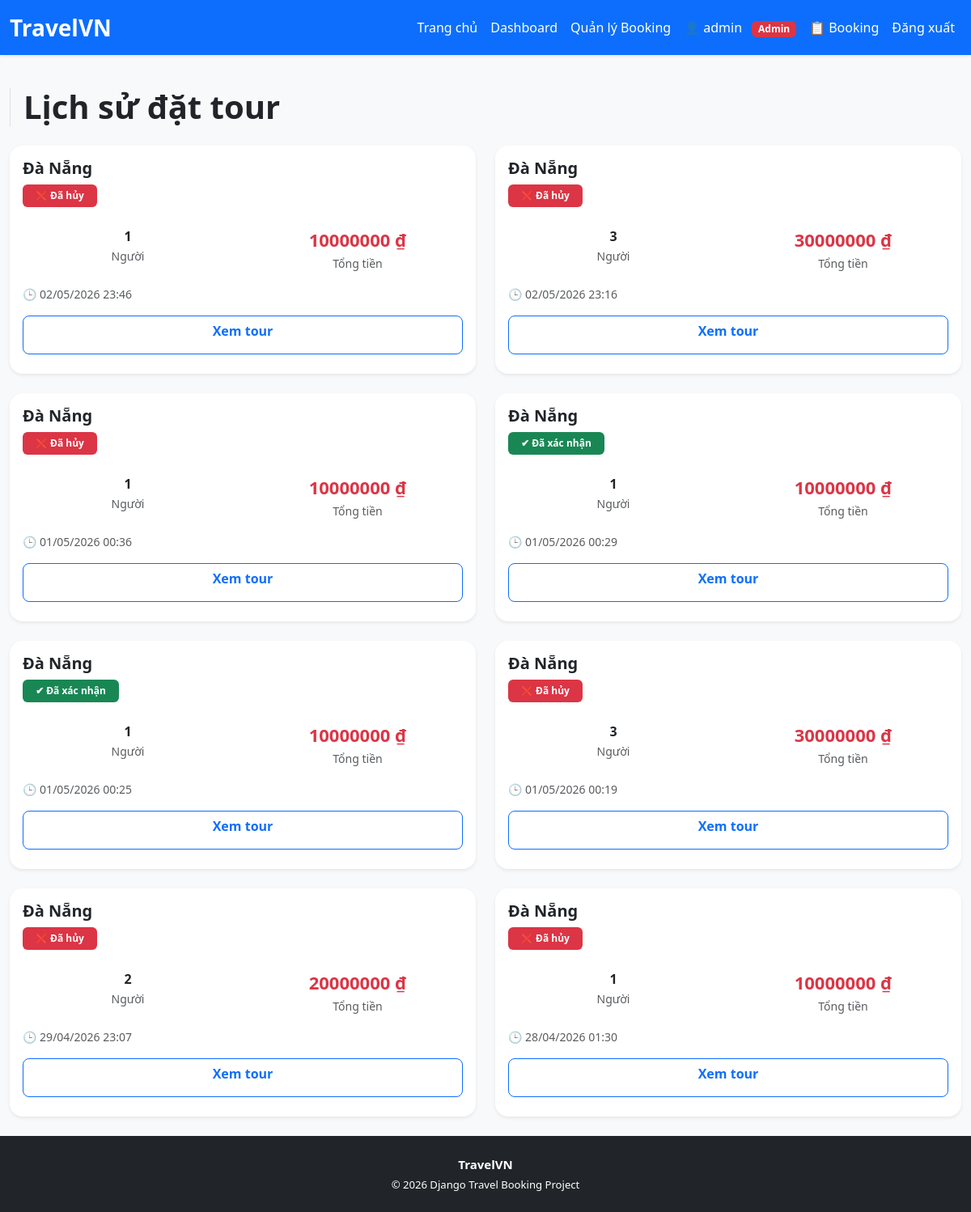
/bookings/history/ (signed in), run on an earlier commit of the app's database.
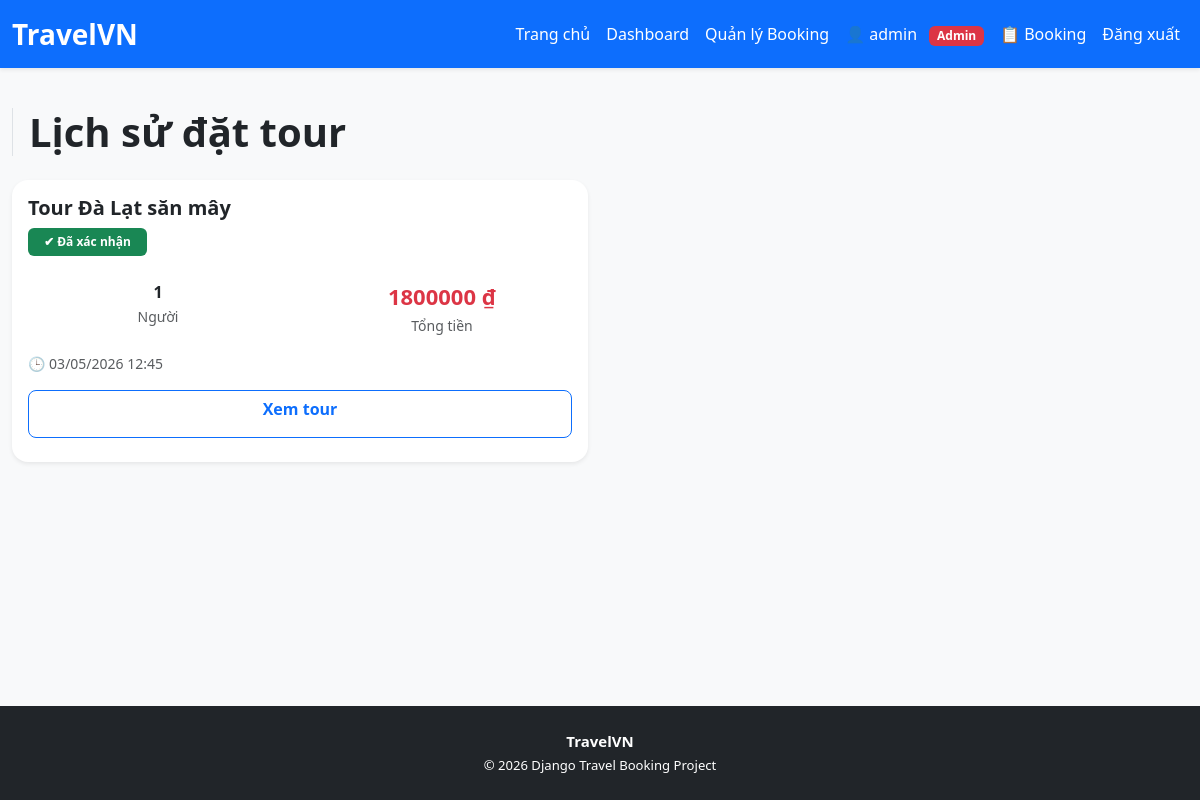
And on a later commit of the database.
### apps/bookings/models.py (models this page shows, shortened)
class Booking(models.Model):
    STATUS_CHOICES = [
        ('pending', 'Chờ xác nhận'),
        ('confirmed', 'Đã xác nhận'),
        ('cancelled', 'Đã hủy'),
        ('completed', 'Hoàn thành'),
    ]
    user = models.ForeignKey(User, on_delete=models.CASCADE)
    tour = models.ForeignKey(Tour, on_delete=models.CASCADE)
    quantity = models.PositiveIntegerField(default=1)
    total_price = models.DecimalField(
        max_digits=12,
        decimal_places=2
    )
    status = models.CharField(
        max_length=20,
        choices=STATUS_CHOICES,
        default='pending'
    )
    booked_at = models.DateTimeField(auto_now_add=True)
    updated_at = models.DateTimeField(auto_now=True)
    class Meta:
        ordering = ['-booked_at']

### apps/tours/models.py (models this page shows, shortened)
class Tour(models.Model):
    name = models.CharField(max_length=200, db_index=True)
    destination = models.CharField(max_length=100, db_index=True)
    price = models.DecimalField(max_digits=12, decimal_places=2, db_index=True)
    duration = models.PositiveIntegerField(help_text="Số ngày")
    slots = models.PositiveIntegerField(default=10)
    description = models.TextField()
    image = models.ImageField(upload_to='tours/', blank=True, null=True)
    created_at = models.DateTimeField(auto_now_add=True, db_index=True)
    featured = models.BooleanField(default=False, db_index=True)

### apps/bookings/views.py (the view)
# urls.py: path('history/', views.booking_history_view, name='booking_history'),
@login_required
def booking_history_view(request):
    bookings = Booking.objects.filter(
        user=request.user
    ).select_related('tour')
    return render(request, 'bookings/history.html', {
        'bookings': bookings
    })

### core/templatetags/money.py (called while the page is built)
@register.filter
def money(value):
    if value is None:
        return ""
    value = int(value)
    return f"{intcomma(value).replace(',', '.')} ₫"

### templates/bookings/history.html (shortened to what this page needs)
{% extends 'base.html' %}
{% load money %}
{% block content %}
<h1 class="fw-bold mb-4 border-start ps-3" style="border-color:#0d6efd;">
    Lịch sử đặt tour
</h1>
{% if bookings %}
<div class="row g-4">
{% for booking in bookings %}
<div class="col-md-6">
    <div class="card shadow-sm border-0 h-100 booking-card">
        <div class="card-body d-flex flex-column">
            <h5 class="fw-bold mb-2">
                {{ booking.tour.name }}
            </h5>
            <div class="mb-2">
                {% if booking.status == 'pending' %}
                    <span class="badge bg-warning text-dark px-3 py-2">
                        ⏳ {{ booking.get_status_display }}
                    </span>
                {% elif booking.status == 'confirmed' %}
                    <span class="badge bg-success px-3 py-2">
                        ✔ {{ booking.get_status_display }}
                    </span>
                {% elif booking.status == 'cancelled' %}
                    <span class="badge bg-danger px-3 py-2">
                        ❌ {{ booking.get_status_display }}
                    </span>
                {% else %}
                    <span class="badge bg-secondary px-3 py-2">
                        {{ booking.get_status_display }}
                    </span>
                {% endif %}
            </div>
            <div class="row text-center my-3">
                <div class="col">
                    <div class="fw-bold">{{ booking.quantity }}</div>
                    <small class="text-muted">Người</small>
                </div>
                <div class="col">
                    <div class="fw-bold text-danger">
                        {{ booking.total_price|money }}
                    </div>
                    <small class="text-muted">Tổng tiền</small>
                </div>
            </div>
            <p class="text-muted small mb-3">
                🕒 {{ booking.booked_at|date:"d/m/Y H:i" }}
            </p>
            <div class="mt-auto">
                <a href="{% url 'tour_detail' booking.tour.id %}"
                   class="btn btn-outline-primary w-100 mb-2">
                    Xem tour
                </a>
            </div>
        </div>
    </div>
</div>
{% endfor %}
</div>
{% endif %}
{% endblock %}

### templates/base.html (shortened to what this page needs)
{% load static %}
<!DOCTYPE html>
<html lang="vi">
<head>
    <link rel="stylesheet" href="{% static 'css/bootstrap.min.css' %}">
    <link rel="stylesheet" href="{% static 'css/style.css' %}">
</head>
<body class="bg-light d-flex flex-column min-vh-100">
<nav class="navbar navbar-expand-lg navbar-dark bg-primary shadow-sm">
    <div class="container">
        <a class="navbar-brand fw-bold" href="/">
            TravelVN
        </a>
        <div class="collapse navbar-collapse" id="navbarMenu">
            <ul class="navbar-nav ms-auto align-items-lg-center">
                <li class="nav-item">
                    <a class="nav-link" href="{% url 'home' %}">
                        Trang chủ
                    </a>
                </li>
                {% if request.user.is_staff %}
                <li class="nav-item">
                    <a class="nav-link" href="{% url 'dashboard' %}">Dashboard</a>
                </li>
                                <li class="nav-item">
                    <a class="nav-link" href="{% url 'manage_bookings' %}">
                        Quản lý Booking
                    </a>
                </li>
                {% endif %}
                {% if request.user.is_authenticated %}
                <li class="nav-item">
                    <a class="nav-link" href="{% url 'profile' %}">
                        👤 {{ request.user.username }}
                        {% if request.user.is_staff %}
                            <span class="badge bg-danger ms-2">
                                Admin
                            </span>
                        {% endif %}
                    </a>
                </li>
                <li class="nav-item">
                    <a class="nav-link" href="{% url 'booking_history' %}">
                        📋 Booking
                    </a>
                </li>
                <li class="nav-item">
                    <a class="nav-link text-warning"
                       href="{% url 'logout' %}">
                        Đăng xuất
                    </a>
                </li>
                {% endif %}
            </ul>
        </div>
    </div>
</nav>
<main class="container py-4 flex-grow-1">
    {% block content %}
    {% endblock %}
</main>
<footer class="bg-dark text-white text-center py-4 mt-auto">
    <div class="container">
        <p class="mb-1 fw-bold">
            TravelVN
        </p>
        <p class="mb-0 small">
            © 2026 Django Travel Booking Project
        </p>
    </div>
</footer>
</body>
</html>

### static/css/style.css (style rules this page uses)
body { background-color: #f8f9fa; font-family: 'Segoe UI', system-ui, sans-serif; min-height: 100vh; display: flex; flex-direction: column; }
.container { max-width: 1200px; }
.navbar-brand { font-size: 28px; font-weight: 700; color: #fff !important; }
.navbar { box-shadow: 0 2px 12px rgba(0, 0, 0, 0.08); }
.navbar .nav-link { transition: 0.2s; color: #ffffff !important; font-weight: 500; }
.text-danger { font-size: 22px; }
.card { border: none; border-radius: 18px; box-shadow: 0 10px 30px rgba(0, 0, 0, 0.08); }
.btn { height: 48px; border-radius: 8px; font-weight: 600; transition: 0.2s; }
footer { margin-top: 60px; font-size: 15px; }
.booking-card { border-radius: 16px; transition: 0.3s; }
.btn { transition: 0.2s; }

What changed in the data, as far as the page shows it:
removed Booking: tour.name "Đà Nẵng", status "Đã hủy", quantity "1", total_price "10000000 ₫", booked_at "02/05/2026 23:46"
removed Booking: tour.name "Đà Nẵng", status "Đã hủy", quantity "3", total_price "30000000 ₫", booked_at "02/05/2026 23:16"
removed Booking: tour.name "Đà Nẵng", status "Đã hủy", quantity "1", total_price "10000000 ₫", booked_at "01/05/2026 00:36"
removed Booking: tour.name "Đà Nẵng", status "Đã xác nhận", quantity "1", total_price "10000000 ₫", booked_at "01/05/2026 00:29"
removed Booking: tour.name "Đà Nẵng", status "Đã xác nhận", quantity "1", total_price "10000000 ₫", booked_at "01/05/2026 00:25"
removed Booking: tour.name "Đà Nẵng", status "Đã hủy", quantity "3", total_price "30000000 ₫", booked_at "01/05/2026 00:19"
removed Booking: tour.name "Đà Nẵng", status "Đã hủy", quantity "2", total_price "20000000 ₫", booked_at "29/04/2026 23:07"
removed Booking: tour.name "Đà Nẵng", status "Đã hủy", quantity "1", total_price "10000000 ₫", booked_at "28/04/2026 01:30"
added Booking: tour.name "Tour Đà Lạt săn mây", status "Đã xác nhận", quantity "1", total_price "1800000 ₫", booked_at "03/05/2026 12:45"
